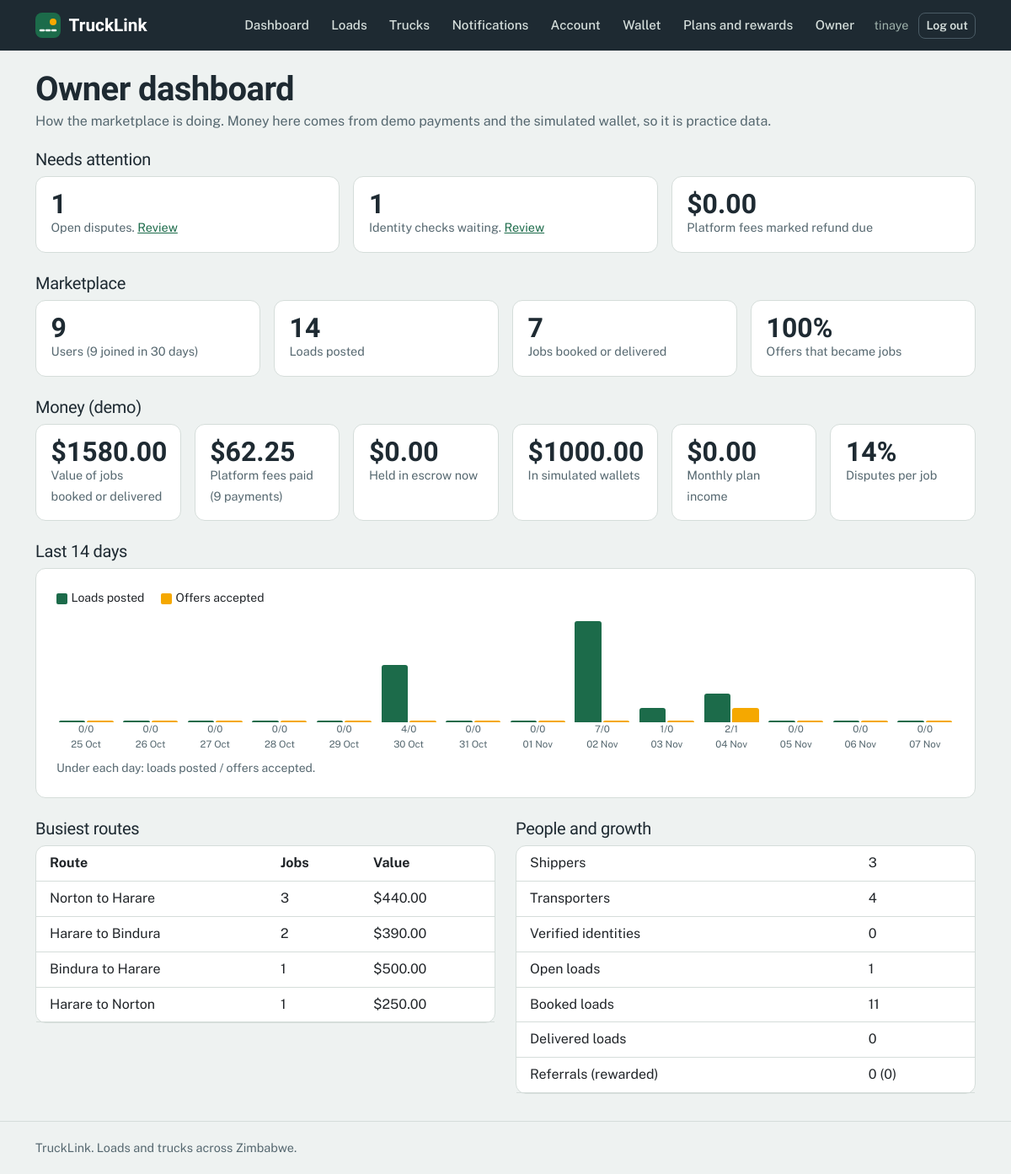
The app's page /growth/owner/ (signed in), older data.
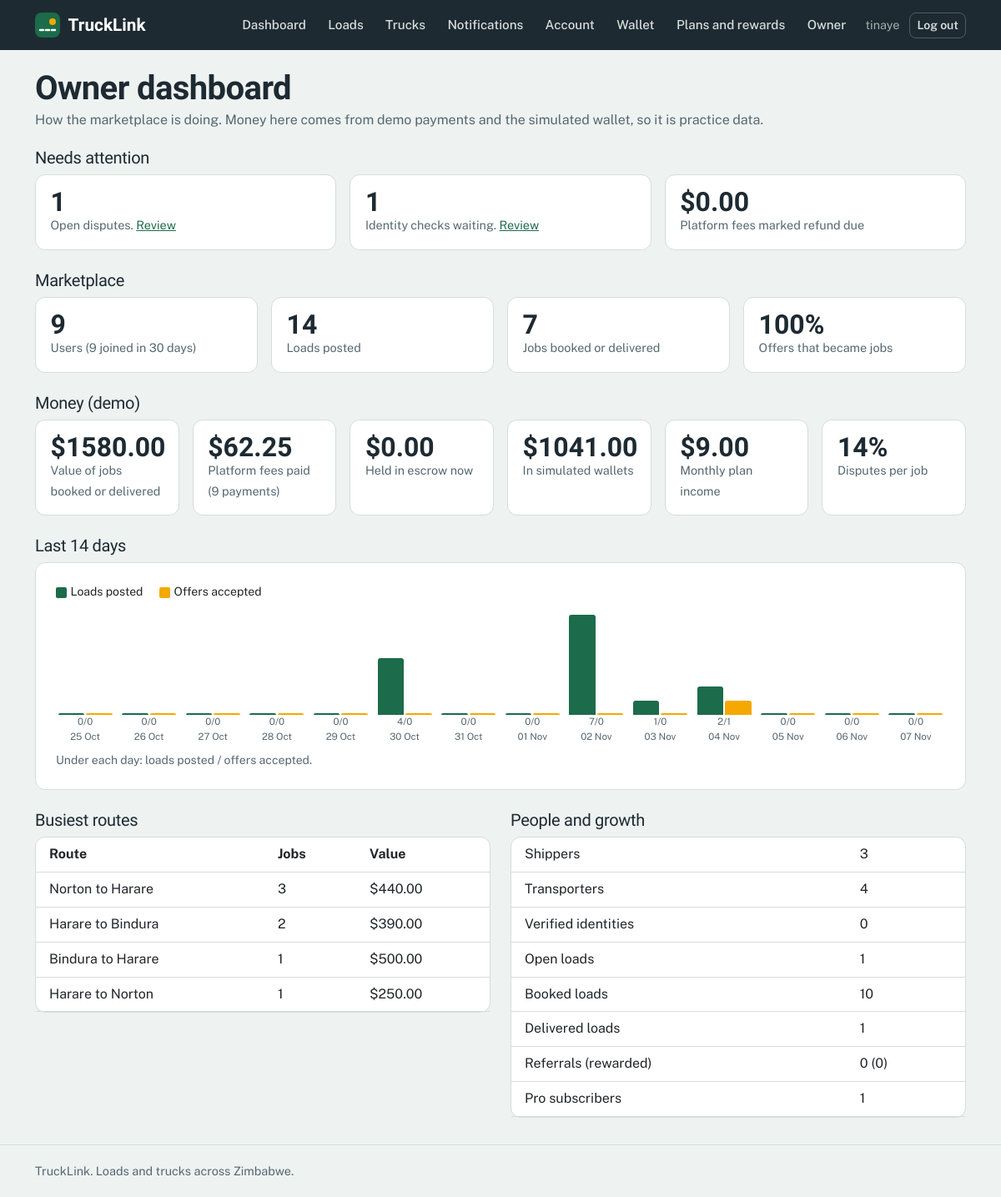
The same page, newer data.
### loads/models.py (models this page shows, shortened)
class Load(models.Model):
    STATUS_CHOICES = [
        ('open', 'Open'),
        ('booked', 'Booked'),
        ('delivered', 'Delivered'),
        ('expired', 'Expired'),
    ]
    CARGO_CHOICES = [
        ('general', 'General cargo'),
        ('bulk', 'Bulk'),
        ('perishable', 'Perishable'),
        ('fragile', 'Fragile'),
        ('hazardous', 'Hazardous'),
        ('livestock', 'Livestock'),
    ]
    URGENCY_CHOICES = [
        ('standard', 'Standard (1 to 3 days)'),
        ('urgent', 'Urgent (same day)'),
        ('scheduled', 'Scheduled (fixed date)'),
    ]
    TRUCK_NEEDED_CHOICES = [('any', 'Any truck')] + Truck.TYPE_CHOICES
    shipper = models.ForeignKey(settings.AUTH_USER_MODEL, on_delete=models.CASCADE,
                                related_name='loads', null=True, blank=True)
    title = models.CharField(max_length=100)
    pickup = models.CharField(max_length=100)
    destination = models.CharField(max_length=100)
    cargo_type = models.CharField(max_length=20, choices=CARGO_CHOICES, default='general')
    weight_tonnes = models.DecimalField(max_digits=6, decimal_places=2)
    truck_type_needed = models.CharField(max_length=20, choices=TRUCK_NEEDED_CHOICES, default='any')
    offered_price = models.DecimalField(max_digits=10, decimal_places=2)
    urgency = models.CharField(max_length=20, choices=URGENCY_CHOICES, default='standard')
    pickup_date = models.DateField(null=True, blank=True)
    description = models.TextField(blank=True, default='')
    insured = models.BooleanField(default=False)
    insurance_provider = models.CharField(max_length=100, blank=True, default='')
    coverage_amount = models.DecimalField(max_digits=12, decimal_places=2, null=True, blank=True)
    status = models.CharField(max_length=20, choices=STATUS_CHOICES, default='open')
    created_at = models.DateTimeField(auto_now_add=True)

### growth/models.py (models this page shows, shortened)
class Subscription(models.Model):
    user = models.ForeignKey(settings.AUTH_USER_MODEL, on_delete=models.CASCADE,
                             related_name='subscriptions')
    plan_key = models.CharField(max_length=20)
    started_at = models.DateTimeField()
    expires_at = models.DateTimeField()
    price_paid = models.DecimalField(max_digits=8, decimal_places=2)
    created_at = models.DateTimeField(auto_now_add=True)
    class Meta:
        ordering = ['-started_at']

### growth/views.py (the view)
# urls.py: path('owner/', views.owner_dashboard, name='owner_dashboard'),
@login_required
def owner_dashboard(request):
    if not request.user.is_staff:
        raise Http404
    return render(request, 'growth/owner.html', {'s': collect()})

### accounts/templatetags/notify_tags.py (called while the page is built)
@register.simple_tag
def unread_count(user):
    if not user.is_authenticated:
        return 0
    return user.notifications.filter(is_read=False).count()

### growth/dashboard.py (called while the page is built)
def _sum(queryset, field):
    return queryset.aggregate(t=Sum(field))['t'] or ZERO

### growth/templates/growth/owner.html (shortened to what this page needs)
{% extends 'base.html' %}
{% block content %}
<div class="page-head">
  <h1>Owner dashboard</h1>
  <p class="muted mb-0">How the marketplace is doing. Money here comes from demo payments and the simulated wallet, so it is practice data.</p>
</div>
<h2 class="h5">Needs attention</h2>
<div class="stats">
  <div class="stat"><strong>{{ s.disputes_open }}</strong><span>Open disputes. <a href="/admin/wallet/dispute/">Review</a></span></div>
  <div class="stat"><strong>{{ s.kyc_pending }}</strong><span>Identity checks waiting. <a href="/admin/accounts/kycsubmission/">Review</a></span></div>
  <div class="stat"><strong>${{ s.refund_due|floatformat:2 }}</strong><span>Platform fees marked refund due</span></div>
</div>
<h2 class="h5">Marketplace</h2>
<div class="stats">
  <div class="stat"><strong>{{ s.users_total }}</strong><span>Users ({{ s.users_new }} joined in 30 days)</span></div>
  <div class="stat"><strong>{{ s.loads_total }}</strong><span>Loads posted</span></div>
  <div class="stat"><strong>{{ s.jobs }}</strong><span>Jobs booked or delivered</span></div>
  <div class="stat"><strong>{{ s.accept_rate }}%</strong><span>Offers that became jobs</span></div>
</div>
<h2 class="h5">Money (demo)</h2>
<div class="stats">
  <div class="stat"><strong>${{ s.gmv|floatformat:2 }}</strong><span>Value of jobs booked or delivered</span></div>
  <div class="stat"><strong>${{ s.fees|floatformat:2 }}</strong><span>Platform fees paid ({{ s.fees_count }} payments)</span></div>
  <div class="stat"><strong>${{ s.escrow_held|floatformat:2 }}</strong><span>Held in escrow now</span></div>
  <div class="stat"><strong>${{ s.wallet_total|floatformat:2 }}</strong><span>In simulated wallets</span></div>
  <div class="stat"><strong>${{ s.mrr|floatformat:2 }}</strong><span>Monthly plan income</span></div>
  <div class="stat"><strong>{{ s.dispute_rate }}%</strong><span>Disputes per job</span></div>
</div>
<h2 class="h5">Last 14 days</h2>
<div class="card p-4 mb-4">
  <p class="legend small mb-3"><span style="background:var(--msasa);"></span>Loads posted <span style="background:var(--amber);margin-left:1rem;"></span>Offers accepted</p>
  <div class="trend">
    {% for d in s.trend %}
    <div class="trend-col">
      <div class="bars">
        <div class="bar" style="height:{{ d.loads_pct }}%;" title="{{ d.label }}: {{ d.loads }} loads"></div>
        <div class="bar bar2" style="height:{{ d.bookings_pct }}%;" title="{{ d.label }}: {{ d.bookings }} accepted"></div>
      </div>
      <div>{{ d.loads }}/{{ d.bookings }}</div>
      <div>{{ d.label }}</div>
    </div>
    {% endfor %}
  </div>
  <p class="small muted mt-2 mb-0">Under each day: loads posted / offers accepted.</p>
</div>
<div class="row g-4">
  <div class="col-12 col-lg-6">
    <h2 class="h5">Busiest routes</h2>
    <div class="card">
      <table class="table-clean">
        <tr><th>Route</th><th>Jobs</th><th>Value</th></tr>
        {% for r in s.routes %}
        <tr><td>{{ r.load__pickup }} to {{ r.load__destination }}</td><td>{{ r.jobs }}</td><td>${{ r.value|floatformat:2 }}</td></tr>
        {% empty %}
        <tr><td colspan="3" class="muted">No booked jobs yet.</td></tr>
        {% endfor %}
      </table>
    </div>
  </div>
  <div class="col-12 col-lg-6">
    <h2 class="h5">People and growth</h2>
    <div class="card">
      <table class="table-clean">
        <tr><td>Shippers</td><td>{{ s.roles.shipper|default:0 }}</td></tr>
        <tr><td>Transporters</td><td>{{ s.roles.transporter|default:0 }}</td></tr>
        <tr><td>Verified identities</td><td>{{ s.verified }}</td></tr>
        <tr><td>Open loads</td><td>{{ s.loads_by_status.open|default:0 }}</td></tr>
        <tr><td>Booked loads</td><td>{{ s.loads_by_status.booked|default:0 }}</td></tr>
        <tr><td>Delivered loads</td><td>{{ s.loads_by_status.delivered|default:0 }}</td></tr>
        <tr><td>Referrals (rewarded)</td><td>{{ s.referrals }} ({{ s.referrals_rewarded }})</td></tr>
        {% for p in s.plans %}<tr><td>{{ p.name }} subscribers</td><td>{{ p.n }}</td></tr>{% endfor %}
      </table>
    </div>
  </div>
</div>
{% endblock %}

Row changes from the older to the newer data that the page shows:
added Subscription: name "Pro", n "1"
Text that changed along with them:
{{ s.wallet_total|floatformat:2 }}: "1000.00" → "1041.00"
{{ s.mrr|floatformat:2 }}: "0.00" → "9.00"
{{ s.loads_by_status.booked|default:0 }}: "11" → "10"
{{ s.loads_by_status.delivered|default:0 }}: "0" → "1"
